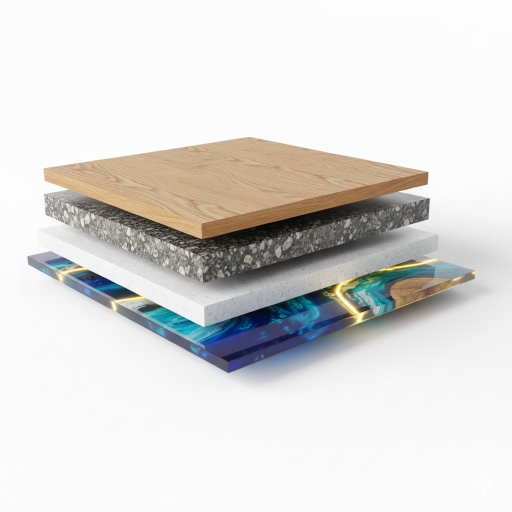
#> input picture materiały/fronty/blaty.png, 1024 x 1024 px (shown at 1/2 size)
$ python -i pobierz_dekory_egger.py   (imports and definitions only)
#> lines starting #> are read from the running program, lines starting #| are printed output that depends on the picture
#> further down, picture is the input picture: PIL image 1024x1024 RGB; mean R, G, B 219.9, 218.9, 216.6
"""
Zanders Atelier — pobranie dekorów EGGER do własnego katalogu materiałów.

Uruchamiać z katalogu głównego repo:  python narzedzia/pobierz_dekory_egger.py

Źródło: publiczne strony dekorów EGGER (mapa strony https://www.egger.com/sitemap/s/pimedp-0.xml,
wersja polska /pl/meble-i-aranzacja-wnetrz/dekory/...). Na każdej stronie EGGER udostępnia
grafikę dekoru do pobrania bez logowania („Pobierz grafiki dekorów”, anonymous=true).
Pobieramy: kod dekoru, kod struktury, nazwę PL, link do strony dekoru u producenta i grafikę dekoru.

Wynik:
  dane/dekory/egger.json            — lista dekorów (do strony katalogu i bazy wiedzy konsultanta)
  materiały/dekory/egger/<KOD>.webp — próbka dekoru 600 px (kwadrat)
Uzupełnienie samego pola products:  python narzedzia/pobierz_dekory_egger.py --products
Nazwy niemieckie i angielskie (pola name_de, name_en; dla stron DE/EN katalogu):
                                    python narzedzia/pobierz_dekory_egger.py --nazwy
  — strony tego samego dekoru w wersji /de/ i /en/ (tytuł „KOD STRUKTURA Nazwa”), bez grafik.
Pobieranie jest grzeczne (przerwa między zapytaniami); już pobrane grafiki są pomijane.
"""
import html
import io
import json
import os
import re
import sys
import time
import urllib.request

from PIL import Image, ImageOps, ImageStat

ROOT = os.path.dirname(os.path.dirname(os.path.abspath(__file__)))
# [1 line not run here, left out]
UA = {'User-Agent': 'ZandersAtelierMaterialCatalog/1.0 (furniture workshop zandersatelier.com)'}
OUT_JSON = os.path.join('dane', 'dekory', 'egger.json')
OUT_IMG = os.path.join('materiały', 'dekory', 'egger')
SIZE = 600
PAUSE = 1.0

# Grupa wg litery kodu EGGER
GROUPS = {'H': 'drewno', 'Q': 'drewno', 'F': 'kamien-materialy', 'U': 'kolory', 'W': 'kolory'}

# W czym dekor jest dostępny (linki producttype=PG_… na stronie dekoru) → nasze klucze
PRODUCTS = {
    'PG_MELAMINFACEDBOARDS': 'plyty', 'PG_WORKTOPS': 'blaty', 'PG_EDGING': 'obrzeza',
    'PG_LAMINATES': 'laminaty', 'PG_COMPACTLAMINATE': 'kompakt', 'PG_SPLASHBACK': 'panele-wnekowe',
    'PG_WORKTOPACESSORIES': 'akcesoria-blatow',
}


# [73 lines left out: functions products_of, get, decor_urls, parse, trim_white, not called in this run]


def tile_strip(im, thr=243):
    """Obrzeża/akcenty EGGER pokazuje jako wąski pasek przez środek pustej planszy —
    wycinamy pasek i powielamy go w pionie na cały kwadrat (próbka pokazuje fakturę)."""
#> called with thr = 243
    g = im.convert('L')
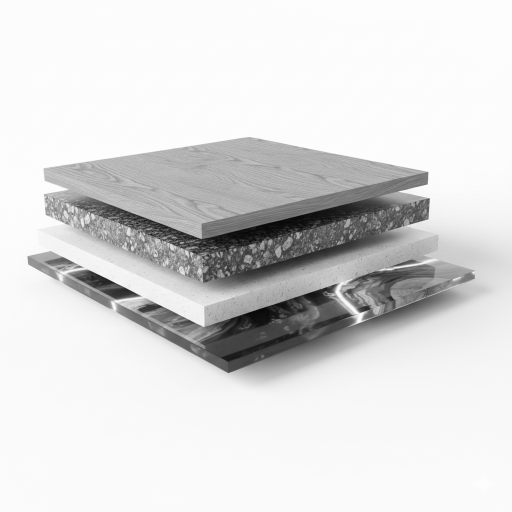
#> g: PIL image 1024x1024 L (shown at 1/2 size); min 2, max 255, mean 219
    w, h = g.size
#> w = 1024; h = 1024
    rows = [ImageStat.Stat(g.crop((0, y, w, y + 1))).mean[0] for y in range(h)]
#> rows = 1024 values, max 252.5 at index 11, min 144.7 at index 478, mean 219
    dark = [y for y, v in enumerate(rows) if v < thr]
#> dark = 480 values from 285 to 764
    if not dark:
        return im
    t, b = dark[0], dark[-1] + 1
#> t = 285; b = 765
    if not (t > 20 and (h - b) > 20 and (b - t) < h * 0.6):
        return im
    cols = [ImageStat.Stat(g.crop((x, t, x + 1, b))).mean[0] for x in range(w)]
#> cols = 1024 values, max 251.2 at index 4, min 117.3 at index 546, mean 183.3
    dc = [x for x, v in enumerate(cols) if v < thr]
#> dc = 946 values from 78 to 1023
    l, r = (dc[0], dc[-1] + 1) if dc else (0, w)
#> l = 78; r = 1024
    band = im.crop((l + 2, t + 2, r - 2, b - 2)).resize((SIZE, max(1, b - t - 4)))
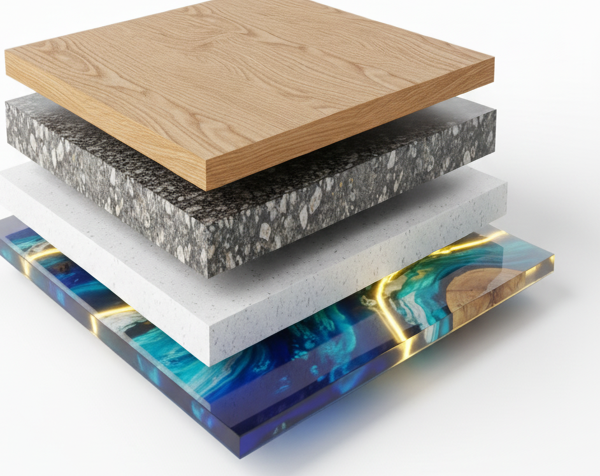
#> band: PIL image 600x476 RGB; mean R, G, B 179.5, 176.9, 171.6
    out = Image.new('RGB', (SIZE, SIZE))
#> out: PIL image 600x600 RGB; every value is 0
    y = 0
    while y < SIZE:
        out.paste(band, (0, y))
        y += band.height
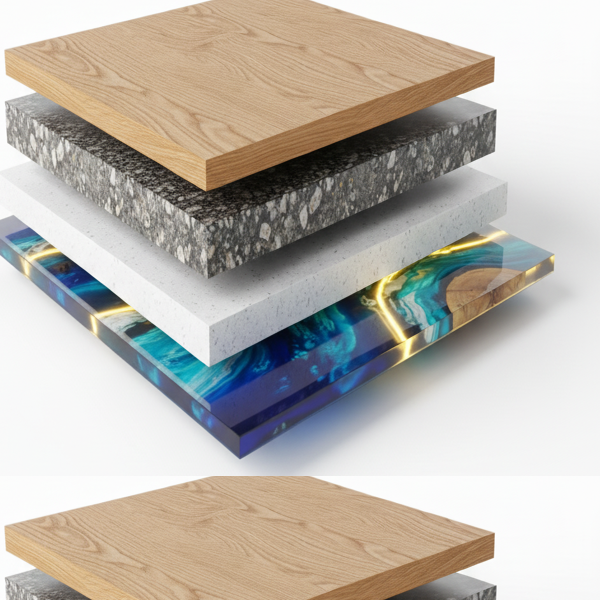
#> out: PIL image 600x600 RGB; mean R, G, B 186.4, 180.5, 172.2
#> after the loop, y = 952
    return out


# [52 lines left out: functions save_image, main, backfill_products, not called in this run]


LANG_PATHS = {
    'de': 'https://www.egger.com/de/moebel-innenausbau/dekore/',
    'en': 'https://www.egger.com/en/furniture-interior-design/decors/',
}


# [38 lines left out: functions lang_urls, backfill_names, not called in this run]


# [4 lines not run here, left out]

>>> from PIL import Image
>>> picture = Image.open('../materiały/fronty/blaty.png')
>>> result = tile_strip(picture)
